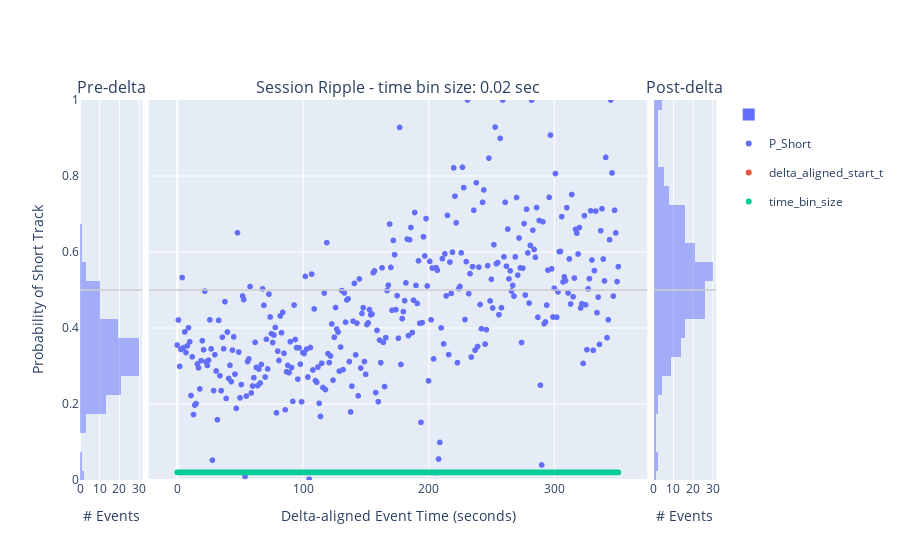

Notebook cell for this chart:
### Code cell
# histogram_bins = 'auto'
histogram_bins: int = 25
new_ripple_fig, new_ripple_fig_context = plotly_pre_post_delta_scatter(data_results_df=data_results_df, out_scatter_fig=None, histogram_bins=histogram_bins, px_scatter_kwargs=dict(title='Ripple'), histogram_variable_name='P_Short')
new_ripple_fig


# new_laps_fig = new_laps_fig.update_layout(fig_size_kwargs, 
#     xaxis_title="X Axis Title",
#     yaxis_title="Y Axis Title",
#     legend_title="Legend Title",
#     font=dict(
#         family="Courier New, monospace",
#         size=18,
#         color="RebeccaPurple"
#     ),
# )
# Update x-axis labels
# new_laps_fig.update_xaxes(title_text="Num Time Bins", row=1, col=1)
# new_laps_fig.update_xaxes(title_text="Delta-aligned Event Time (seconds)", row=1, col=2)
# new_laps_fig.update_xaxes(title_text="Num Time Bins", row=1, col=3)


_extras_output_dict = {}
_extras_output_dict["y_mid_line"] = new_ripple_fig.add_hline(y=0.5, line=dict(color="rgba(0.8,0.8,0.8,.75)", width=2), row='all', col='all')

new_ripple_fig



# # Update layout to add a title to the legend
# new_fig_ripples.update_layout(
#     legend_title_text='Is User Selected'  # Add a title to the legend
# )

# fig_to_clipboard(new_fig_ripples, **fig_size_kwargs)

# new_laps_fig_context: IdentifyingContext = new_laps_fig_context.adding_context_if_missing(epoch='withNewKamranExportedReplays', num_sessions=num_sessions, plot_type='scatter+hist', comparison='pre-post-delta', variable_name=variable_name)
# figure_out_paths = save_plotly(a_fig=new_laps_fig, a_fig_context=new_laps_fig_context)
# new_laps_fig

### Figure 1 — Plotly figure (JSON) as saved in the notebook; plotly's stock layout.template omitted (floating-point values rounded to 4 significant figures; data arrays with more than 128 entries replaced by an {"elided": "..."} marker saying what was removed)
{"data": [{"alignmentgroup": "True", "bingroup": "y", "hovertemplate": "count=%{x}<br>P_Short=%{y}<extra></extra>", "legendgroup": "", "marker": {"color": "#636efa", "opacity": 0.5, "pattern": {"shape": ""}}, "name": "", "nbinsy": 25, "offsetgroup": "", "orientation": "h", "showlegend": true, "type": "histogram", "xaxis": "x", "y": {"elided": "144 float values"}, "yaxis": "y"}, {"hovertemplate": "variable=P_Short<br>index=%{x}<br>value=%{y}<extra></extra>", "legendgroup": "P_Short", "marker": {"color": "#636efa", "symbol": "circle"}, "mode": "markers", "name": "P_Short", "showlegend": true, "type": "scattergl", "x": {"elided": "352 int values"}, "xaxis": "x2", "y": {"elided": "352 float values"}, "yaxis": "y2"}, {"hovertemplate": "variable=delta_aligned_start_t<br>index=%{x}<br>value=%{y}<extra></extra>", "legendgroup": "delta_aligned_start_t", "marker": {"color": "#EF553B", "symbol": "circle"}, "mode": "markers", "name": "delta_aligned_start_t", "showlegend": true, "type": "scattergl", "x": {"elided": "352 int values"}, "xaxis": "x2", "y": {"elided": "352 float values"}, "yaxis": "y2"}, {"hovertemplate": "variable=time_bin_size<br>index=%{x}<br>value=%{y}<extra></extra>", "legendgroup": "time_bin_size", "marker": {"color": "#00cc96", "symbol": "circle"}, "mode": "markers", "name": "time_bin_size", "showlegend": true, "type": "scattergl", "x": {"elided": "352 int values"}, "xaxis": "x2", "y": {"elided": "352 float values"}, "yaxis": "y2"}, {"alignmentgroup": "True", "bingroup": "y", "hovertemplate": "count=%{x}<br>P_Short=%{y}<extra></extra>", "legendgroup": "", "marker": {"color": "#636efa", "opacity": 0.5, "pattern": {"shape": ""}}, "name": "", "nbinsy": 25, "offsetgroup": "", "orientation": "h", "showlegend": false, "type": "histogram", "xaxis": "x3", "y": {"elided": "208 float values"}, "yaxis": "y3"}], "layout": {"annotations": [{"font": {"size": 16}, "showarrow": false, "text": "Pre-delta", "x": 0.049, "xanchor": "center", "xref": "paper", "y": 1, "yanchor": "bottom", "yref": "paper"}, {"font": {"size": 16}, "showarrow": false, "text": "Session Ripple - time bin size: 0.02 sec", "x": 0.5, "xanchor": "center", "xref": "paper", "y": 1, "yanchor": "bottom", "yref": "paper"}, {"font": {"size": 16}, "showarrow": false, "text": "Post-delta", "x": 0.951, "xanchor": "center", "xref": "paper", "y": 1, "yanchor": "bottom", "yref": "paper"}], "barmode": "overlay", "shapes": [{"line": {"color": "rgba(0.8,0.8,0.8,.75)", "width": 2}, "type": "line", "x0": 0, "x1": 1, "xref": "x domain", "y0": 0.5, "y1": 0.5, "yref": "y"}, {"line": {"color": "rgba(0.8,0.8,0.8,.75)", "width": 2}, "type": "line", "x0": 0, "x1": 1, "xref": "x2 domain", "y0": 0.5, "y1": 0.5, "yref": "y2"}, {"line": {"color": "rgba(0.8,0.8,0.8,.75)", "width": 2}, "type": "line", "x0": 0, "x1": 1, "xref": "x3 domain", "y0": 0.5, "y1": 0.5, "yref": "y3"}], "xaxis": {"anchor": "y", "domain": [0, 0.098], "title": {"text": "# Events"}}, "xaxis2": {"anchor": "y2", "domain": [0.108, 0.892], "title": {"text": "Delta-aligned Event Time (seconds)"}}, "xaxis3": {"anchor": "y3", "domain": [0.902, 1], "title": {"text": "# Events"}}, "yaxis": {"anchor": "x", "domain": [0, 1], "range": [0, 1], "title": {"text": "Probability of Short Track"}}, "yaxis2": {"anchor": "x2", "domain": [0, 1], "matches": "y", "showticklabels": false}, "yaxis3": {"anchor": "x3", "domain": [0, 1], "matches": "y", "showticklabels": false}}}
